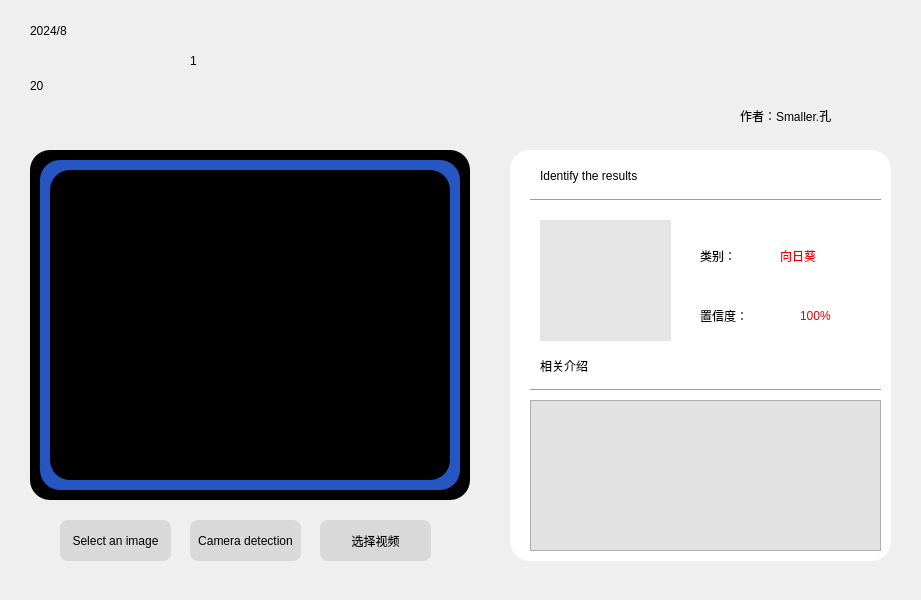
<?xml version="1.0" encoding="UTF-8"?>
<ui version="4.0">
 <class>MainWindow</class>
 <widget class="QMainWindow" name="MainWindow">
  <property name="geometry">
   <rect>
    <x>0</x>
    <y>0</y>
    <width>921</width>
    <height>600</height>
   </rect>
  </property>
  <property name="windowTitle">
   <string>MainWindow</string>
  </property>
  <property name="styleSheet">
   <string notr="true"/>
  </property>
  <widget class="QWidget" name="centralwidget">
   <widget class="QLabel" name="label">
    <property name="geometry">
     <rect>
      <x>190</x>
      <y>30</y>
      <width>611</width>
      <height>61</height>
     </rect>
    </property>
    <property name="styleSheet">
     <string notr="true">font: 75 30pt &quot;微软雅黑&quot;;</string>
    </property>
    <property name="text">
     <string>1</string>
    </property>
   </widget>
   <widget class="QLabel" name="label_2">
    <property name="geometry">
     <rect>
      <x>30</x>
      <y>150</y>
      <width>440</width>
      <height>350</height>
     </rect>
    </property>
    <property name="styleSheet">
     <string notr="true">background-color: rgb(0, 0, 0);
border-radius: 20px;</string>
    </property>
    <property name="text">
     <string/>
    </property>
   </widget>
   <widget class="QLabel" name="label_3">
    <property name="geometry">
     <rect>
      <x>40</x>
      <y>160</y>
      <width>420</width>
      <height>330</height>
     </rect>
    </property>
    <property name="styleSheet">
     <string notr="true">background-color: rgb(37, 86, 193);
border-radius: 20px;</string>
    </property>
    <property name="text">
     <string/>
    </property>
   </widget>
   <widget class="QLabel" name="label_show">
    <property name="geometry">
     <rect>
      <x>50</x>
      <y>170</y>
      <width>400</width>
      <height>310</height>
     </rect>
    </property>
    <property name="styleSheet">
     <string notr="true">background-color: rgb(0, 0, 0);
border-radius: 20px;</string>
    </property>
    <property name="text">
     <string/>
    </property>
   </widget>
   <widget class="QLabel" name="label_5">
    <property name="geometry">
     <rect>
      <x>510</x>
      <y>150</y>
      <width>381</width>
      <height>411</height>
     </rect>
    </property>
    <property name="styleSheet">
     <string notr="true">background-color: rgb(255, 255, 255);
border-radius: 20px;</string>
    </property>
    <property name="text">
     <string/>
    </property>
   </widget>
   <widget class="QPushButton" name="pushButton_pic">
    <property name="geometry">
     <rect>
      <x>60</x>
      <y>520</y>
      <width>111</width>
      <height>41</height>
     </rect>
    </property>
    <property name="styleSheet">
     <string notr="true">background-color: rgb(217, 217, 217);
font: 12pt &quot;楷体&quot;;
border-radius: 8px;</string>
    </property>
    <property name="text">
     <string>Select an image</string>
    </property>
   </widget>
   <widget class="QPushButton" name="pushButton_camera">
    <property name="geometry">
     <rect>
      <x>190</x>
      <y>520</y>
      <width>111</width>
      <height>41</height>
     </rect>
    </property>
    <property name="styleSheet">
     <string notr="true">background-color: rgb(217, 217, 217);
font: 12pt &quot;楷体&quot;;
border-radius: 8px;</string>
    </property>
    <property name="text">
     <string>Camera detection</string>
    </property>
   </widget>
   <widget class="QLabel" name="label_6">
    <property name="geometry">
     <rect>
      <x>540</x>
      <y>160</y>
      <width>121</width>
      <height>31</height>
     </rect>
    </property>
    <property name="styleSheet">
     <string notr="true">background-color: transparent;
font: 18pt &quot;楷体&quot;;</string>
    </property>
    <property name="text">
     <string>Identify the results</string>
    </property>
   </widget>
   <widget class="Line" name="line">
    <property name="geometry">
     <rect>
      <x>530</x>
      <y>200</y>
      <width>350</width>
      <height>1</height>
     </rect>
    </property>
    <property name="orientation">
     <enum>Qt::Horizontal</enum>
    </property>
   </widget>
   <widget class="QLabel" name="label_7">
    <property name="geometry">
     <rect>
      <x>700</x>
      <y>240</y>
      <width>71</width>
      <height>31</height>
     </rect>
    </property>
    <property name="styleSheet">
     <string notr="true">background-color: transparent;
font: 18pt &quot;楷体&quot;;</string>
    </property>
    <property name="text">
     <string>类别：</string>
    </property>
   </widget>
   <widget class="QLabel" name="label_type">
    <property name="geometry">
     <rect>
      <x>780</x>
      <y>240</y>
      <width>81</width>
      <height>31</height>
     </rect>
    </property>
    <property name="styleSheet">
     <string notr="true">background-color: transparent;
color: rgb(236, 0, 0);
font: 18pt &quot;楷体&quot;;</string>
    </property>
    <property name="text">
     <string>向日葵</string>
    </property>
   </widget>
   <widget class="QLabel" name="label_9">
    <property name="geometry">
     <rect>
      <x>700</x>
      <y>300</y>
      <width>91</width>
      <height>31</height>
     </rect>
    </property>
    <property name="styleSheet">
     <string notr="true">background-color: transparent;
font: 18pt &quot;楷体&quot;;</string>
    </property>
    <property name="text">
     <string>置信度：</string>
    </property>
   </widget>
   <widget class="QLabel" name="label_pro">
    <property name="geometry">
     <rect>
      <x>800</x>
      <y>300</y>
      <width>61</width>
      <height>31</height>
     </rect>
    </property>
    <property name="styleSheet">
     <string notr="true">background-color: transparent;
font: 18pt &quot;楷体&quot;;
color: rgb(236, 0, 0);</string>
    </property>
    <property name="text">
     <string>100%</string>
    </property>
   </widget>
   <widget class="QLabel" name="label_11">
    <property name="geometry">
     <rect>
      <x>540</x>
      <y>350</y>
      <width>121</width>
      <height>31</height>
     </rect>
    </property>
    <property name="styleSheet">
     <string notr="true">background-color: transparent;
font: 18pt &quot;楷体&quot;;</string>
    </property>
    <property name="text">
     <string>相关介绍</string>
    </property>
   </widget>
   <widget class="Line" name="line_2">
    <property name="geometry">
     <rect>
      <x>530</x>
      <y>390</y>
      <width>350</width>
      <height>1</height>
     </rect>
    </property>
    <property name="orientation">
     <enum>Qt::Horizontal</enum>
    </property>
   </widget>
   <widget class="QLabel" name="label_12">
    <property name="geometry">
     <rect>
      <x>30</x>
      <y>10</y>
      <width>121</width>
      <height>41</height>
     </rect>
    </property>
    <property name="styleSheet">
     <string notr="true">font: 75 18pt &quot;微软雅黑&quot;;
color: rgb(0, 0, 0);</string>
    </property>
    <property name="text">
     <string>2024/8</string>
    </property>
   </widget>
   <widget class="QLabel" name="label_13">
    <property name="geometry">
     <rect>
      <x>30</x>
      <y>60</y>
      <width>61</width>
      <height>51</height>
     </rect>
    </property>
    <property name="styleSheet">
     <string notr="true">font: 75 35pt &quot;微软雅黑&quot;;
color: rgb(0, 0, 0);</string>
    </property>
    <property name="text">
     <string>20</string>
    </property>
   </widget>
   <widget class="QLabel" name="label_14">
    <property name="geometry">
     <rect>
      <x>740</x>
      <y>100</y>
      <width>131</width>
      <height>31</height>
     </rect>
    </property>
    <property name="styleSheet">
     <string notr="true">background-color: transparent;
font: 12pt &quot;微软雅黑&quot;;</string>
    </property>
    <property name="text">
     <string>作者：Smaller.孔</string>
    </property>
   </widget>
   <widget class="QPushButton" name="pushButton_video">
    <property name="geometry">
     <rect>
      <x>320</x>
      <y>520</y>
      <width>111</width>
      <height>41</height>
     </rect>
    </property>
    <property name="styleSheet">
     <string notr="true">background-color: rgb(217, 217, 217);
font: 12pt &quot;楷体&quot;;
border-radius: 8px;</string>
    </property>
    <property name="text">
     <string>选择视频</string>
    </property>
   </widget>
   <widget class="QLabel" name="label_4">
    <property name="geometry">
     <rect>
      <x>540</x>
      <y>220</y>
      <width>131</width>
      <height>121</height>
     </rect>
    </property>
    <property name="styleSheet">
     <string notr="true">background-color: rgb(229, 229, 229);</string>
    </property>
    <property name="text">
     <string/>
    </property>
   </widget>
   <widget class="QTextEdit" name="textEdit">
    <property name="geometry">
     <rect>
      <x>530</x>
      <y>400</y>
      <width>351</width>
      <height>151</height>
     </rect>
    </property>
    <property name="styleSheet">
     <string notr="true">background-color: rgb(226, 226, 226);</string>
    </property>
   </widget>
   <widget class="QLabel" name="label_8">
    <property name="geometry">
     <rect>
      <x>0</x>
      <y>0</y>
      <width>921</width>
      <height>600</height>
     </rect>
    </property>
    <property name="styleSheet">
     <string notr="true">image: url(:/1/background.png);</string>
    </property>
    <property name="text">
     <string/>
    </property>
   </widget>
   <widget class="Line" name="line_3">
    <property name="geometry">
     <rect>
      <x>530</x>
      <y>190</y>
      <width>351</width>
      <height>20</height>
     </rect>
    </property>
    <property name="orientation">
     <enum>Qt::Horizontal</enum>
    </property>
   </widget>
   <widget class="Line" name="line_4">
    <property name="geometry">
     <rect>
      <x>530</x>
      <y>380</y>
      <width>351</width>
      <height>20</height>
     </rect>
    </property>
    <property name="orientation">
     <enum>Qt::Horizontal</enum>
    </property>
   </widget>
   <zorder>label_8</zorder>
   <zorder>label_5</zorder>
   <zorder>label</zorder>
   <zorder>label_2</zorder>
   <zorder>label_3</zorder>
   <zorder>label_show</zorder>
   <zorder>pushButton_pic</zorder>
   <zorder>pushButton_camera</zorder>
   <zorder>label_6</zorder>
   <zorder>line</zorder>
   <zorder>label_7</zorder>
   <zorder>label_type</zorder>
   <zorder>label_9</zorder>
   <zorder>label_pro</zorder>
   <zorder>label_11</zorder>
   <zorder>line_2</zorder>
   <zorder>label_12</zorder>
   <zorder>label_13</zorder>
   <zorder>label_14</zorder>
   <zorder>pushButton_video</zorder>
   <zorder>label_4</zorder>
   <zorder>textEdit</zorder>
   <zorder>line_3</zorder>
   <zorder>line_4</zorder>
  </widget>
 </widget>
 <resources>
  <include location="ui/ui.qrc"/>
 </resources>
 <connections/>
</ui>
